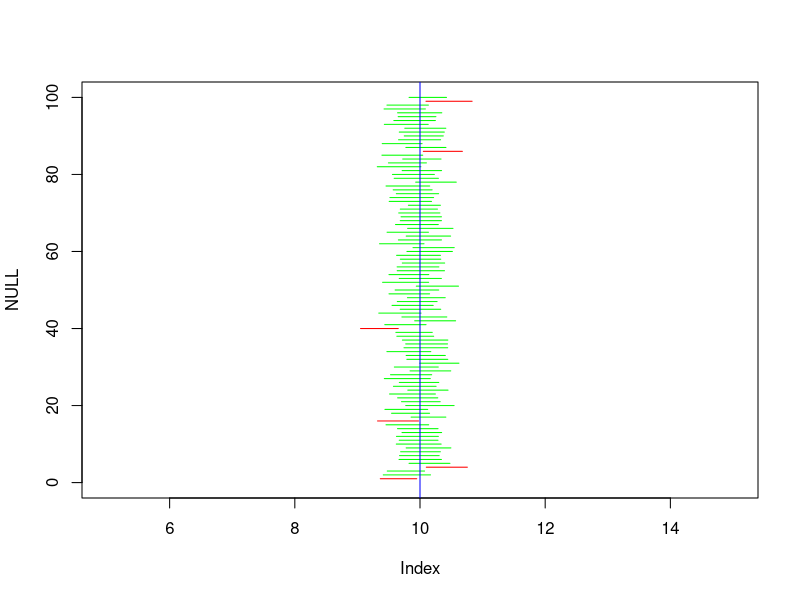

This chart was generated by the following R code:
#####################################################
#
# Confidence Intervals on the Mean
# Via simulation
#
#####################################################

# Define the population
mu0 <- 10
S0 <- 2
# Sample size
n1 <- 100

plot(NULL, xlim = c(5, 15), ylim = c(0, 100))
correct1 <- 0
for(i in 1:100)
{
  x1 <- rnorm(n1, mu0, S0)
  test1 <- t.test(x1, conf.level = .9 )$conf.int
  if(test1[1] < mu0 & test1[2] > mu0)
  {
    segments(test1[1], i, test1[2], i, col = 'green')
    correct1 <- correct1 +1
  } 
  else
  {
    segments(test1[1], i, test1[2], i, col = 'red')
  }
}
abline(v = mu0, col = 'blue')
correct1/100

